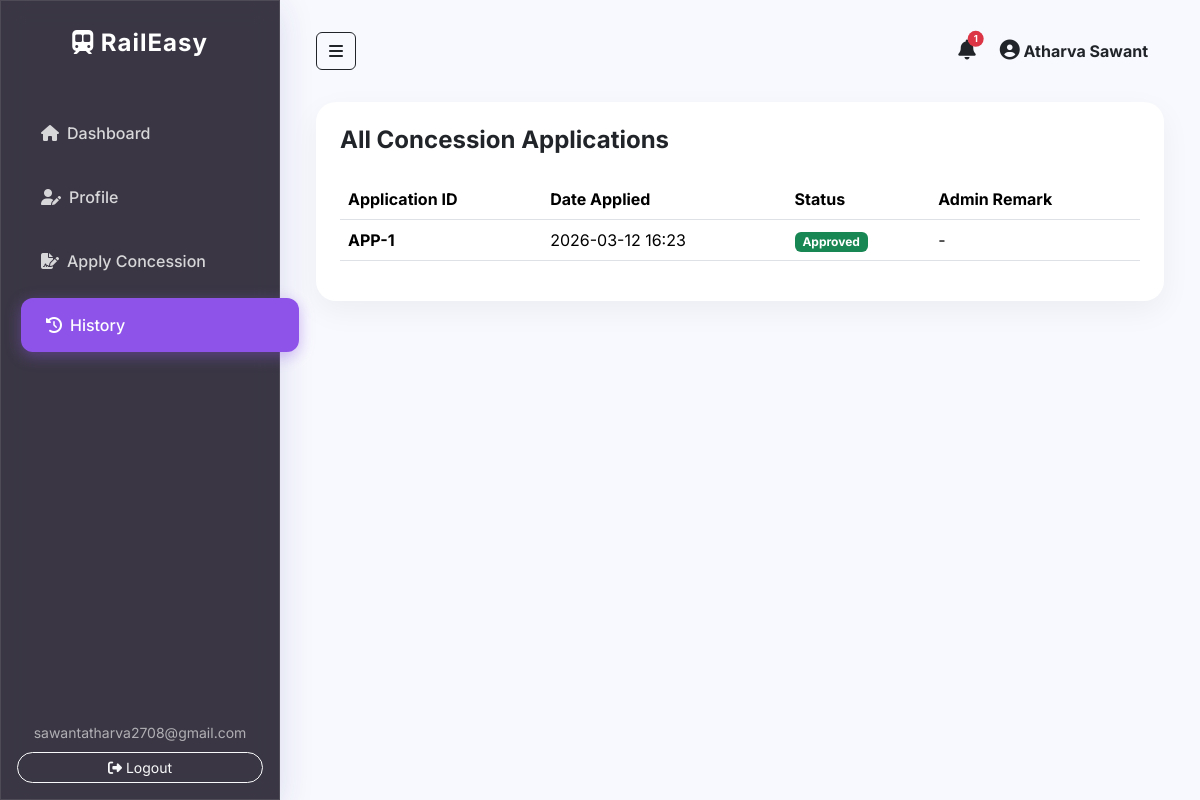
The page /student/history (signed in) on the database its author committed.
### app/models.py (models this page shows, shortened)
class User(db.Model, UserMixin):
    id = db.Column(db.Integer, primary_key=True)
    email = db.Column(db.String(120), unique=True, nullable=False)
    password = db.Column(db.String(60), nullable=False)
    role = db.Column(db.String(20), nullable=False, default='student') # 'student' or 'admin'
    name = db.Column(db.String(100), nullable=False)
    student_id = db.Column(db.String(50), unique=True, nullable=False)
    course_class = db.Column(db.String(50), nullable=True) # e.g., TE, SE, BE
    year = db.Column(db.String(20), nullable=True)
    branch = db.Column(db.String(50), nullable=True)
    address = db.Column(db.Text, nullable=True)
    nearest_station = db.Column(db.String(100), nullable=True)
    phone_number = db.Column(db.String(20), nullable=True) # NEW
    applications = db.relationship('Application', backref='student', lazy=True)
    passes = db.relationship('Pass', backref='student', lazy=True)
    notifications = db.relationship('Notification', backref='user', lazy=True)

class Application(db.Model):
    id = db.Column(db.Integer, primary_key=True)
    date_applied = db.Column(db.DateTime, nullable=False, default=datetime.utcnow)
    status = db.Column(db.String(20), nullable=False, default='Pending') # Pending, Approved, Rejected
    admin_message = db.Column(db.Text, nullable=True)
    fee_receipt_file = db.Column(db.String(100), nullable=False)
    aadhaar_file = db.Column(db.String(100), nullable=False)
    journey_type = db.Column(db.String(50), nullable=True)
    pass_duration = db.Column(db.String(50), nullable=True)
    user_id = db.Column(db.Integer, db.ForeignKey('user.id'), nullable=False)

### app/student/routes.py (the view)
@student_bp.route("/history")
@login_required
@student_required
def history():
    applications = Application.query.filter_by(user_id=current_user.id).order_by(Application.date_applied.desc()).all()
    return render_template('student/history.html', applications=applications)

### app/student/routes.py (called while the page is built)
def student_required(f):
    @wraps(f)
    def decorated_function(*args, **kwargs):
        if current_user.role != 'student':
            flash('Access denied. This area is for students only.', 'danger')
            return redirect(url_for('main.home'))
        return f(*args, **kwargs)
    return decorated_function

### app/templates/student/history.html (shortened to what this page needs)
{% extends "base.html" %}
{% block content %}
<div class="card glass-card p-4">
    <h4 class="fw-bold mb-4">All Concession Applications</h4>
    <div class="table-responsive">
        <table class="table table-hover">
            <thead>
                <tr>
                    <th>Application ID</th>
                    <th>Date Applied</th>
                    <th>Status</th>
                    <th>Admin Remark</th>
                </tr>
            </thead>
            <tbody>
                {% for app in applications %}
                <tr>
                    <td class="fw-bold">APP-{{ app.id }}</td>
                    <td>{{ app.date_applied.strftime('%Y-%m-%d %H:%M') }}</td>
                    <td>
                        {% if app.status == 'Pending' %}
                        <span class="badge bg-warning text-dark">Pending</span>
                        {% elif app.status == 'Approved' %}
                        <span class="badge bg-success">Approved</span>
                        {% else %}
                        <span class="badge bg-danger">Rejected</span>
                        {% endif %}
                    </td>
                    <td>{{ app.admin_message or '-' }}</td>
                </tr>
                {% else %}
                <tr>
                    <td colspan="4" class="text-center text-muted py-4">You have no application history.</td>
                </tr>
                {% endfor %}
            </tbody>
        </table>
    </div>
</div>
{% endblock %}

### app/templates/base.html (shortened to what this page needs)
<!DOCTYPE html>
<html lang="en">
<head>
    <link href="https://cdn.jsdelivr.net/npm/bootstrap@5.3.2/dist/css/bootstrap.min.css" rel="stylesheet">
    <link rel="stylesheet" href="https://cdnjs.cloudflare.com/ajax/libs/font-awesome/6.4.2/css/all.min.css">
    <link rel="stylesheet" href="{{ url_for('static', filename='css/style.css') }}">
</head>
<body class="{% if current_user.is_authenticated %}dashboard-body{% else %}auth-body{% endif %}">
    <div class="d-flex" id="wrapper">
        {% if current_user.is_authenticated %}
        <div class="sidebar glass-panel" id="sidebar-wrapper">
            <div class="sidebar-heading text-center py-4 text-white custom-logo">
                <i class="fa-solid fa-train-subway"></i> RailEasy
            </div>
            <div class="list-group list-group-flush my-3">
                {% if current_user.role == 'student' %}
                <a href="{{ url_for('student.dashboard') }}"
                    class="list-group-item list-group-item-action bg-transparent text-white {% if request.endpoint == 'student.dashboard' %}active{% endif %}">
                    <i class="fas fa-home me-2"></i>Dashboard
                </a>
                <a href="{{ url_for('student.profile') }}"
                    class="list-group-item list-group-item-action bg-transparent text-white {% if request.endpoint == 'student.profile' %}active{% endif %}">
                    <i class="fas fa-user-edit me-2"></i>Profile
                </a>
                <a href="{{ url_for('student.apply') }}"
                    class="list-group-item list-group-item-action bg-transparent text-white {% if request.endpoint == 'student.apply' %}active{% endif %}">
                    <i class="fas fa-file-signature me-2"></i>Apply Concession
                </a>
                <a href="{{ url_for('student.history') }}"
                    class="list-group-item list-group-item-action bg-transparent text-white {% if request.endpoint == 'student.history' %}active{% endif %}">
                    <i class="fas fa-history me-2"></i>History
                </a>
                {% elif current_user.role == 'admin' %}
                <a href="{{ url_for('admin.dashboard') }}"
                    class="list-group-item list-group-item-action bg-transparent text-white {% if request.endpoint == 'admin.dashboard' %}active{% endif %}">
                    <i class="fas fa-chart-line me-2"></i>Admin Dashboard
                </a>
                {% endif %}
            </div>
            <div class="sidebar-footer p-3 text-center text-white mt-auto">
                <p class="mb-2 user-email-display"><small>{{ current_user.email }}</small></p>
                <a href="{{ url_for('auth.logout') }}" class="btn btn-outline-light btn-sm w-100 rounded-pill"><i
                        class="fas fa-sign-out-alt"></i> Logout</a>
            </div>
        </div>
        {% endif %}
        <div id="page-content-wrapper" class="w-100 p-4">
            {% if current_user.is_authenticated %}
            <nav class="navbar navbar-expand-lg navbar-dark bg-transparent mb-4">
                <div class="container-fluid">
                    <button class="btn btn-outline-dark" id="menu-toggle"><i class="fas fa-bars"></i></button>
                    <div class="ms-auto d-flex align-items-center">
                        <div class="nav-item dropdown me-4">
                            <a class="nav-link text-dark position-relative" href="#" id="notificationDropdown"
                                role="button" data-bs-toggle="dropdown" aria-expanded="false">
                                <i class="fas fa-bell fs-5"></i>
                                {% set unread_notifs = current_user.notifications|selectattr("is_read", "equalto",
                                false)|list %}
                                {% if unread_notifs %}
                                <span
                                    class="position-absolute top-0 start-100 translate-middle badge rounded-pill bg-danger"
                                    style="font-size: 0.6rem;">
                                    {{ unread_notifs|length }}
                                </span>
                                {% endif %}
                            </a>
                        </div>
                        <div class="text-dark fw-bold pe-3">
                            <i class="fas fa-user-circle fs-5"></i> {{ current_user.name }}
                        </div>
                    </div>
                </div>
            </nav>
            {% endif %}
            <div class="container-fluid">
                {% block content %}{% endblock %}
            </div>
        </div>
    </div>
</body>
</html>

### app/static/css/style.css (style rules this page uses)
:root { --primary-gradient: linear-gradient(135deg, #FF9A9E 0%, #FECFEF 99%, #FECFEF 100%); --pastel-bg: #f8f9fe; --dark-glass: rgba(25, 20, 36, 0.85); --dark-glass-hover: rgba(43, 33, 61, 0.95); --purple-accent: #8e54e9; --purple-glow: rgba(142, 84, 233, 0.4); --text-color: #333; }
body { font-family: 'Inter', sans-serif; overflow-x: hidden; color: var(--text-color); }
.dashboard-body { background: var(--pastel-bg); min-height: 100vh; }
.glass-panel { background: var(--dark-glass); backdrop-filter: blur(12px); -webkit-backdrop-filter: blur(12px); border: 1px solid rgba(255, 255, 255, 0.1); box-shadow: 0 8px 32px 0 rgba(31, 38, 135, 0.15); }
.glass-card { background: #ffffff; border-radius: 20px; border: none; box-shadow: 0 10px 30px rgba(0, 0, 0, 0.05); transition: transform 0.3s ease, box-shadow 0.3s ease; }
#wrapper { display: flex; transition: all 0.3s ease; }
#sidebar-wrapper { min-height: 100vh; width: 280px; display: flex; flex-direction: column; transition: all 0.3s ease; position: fixed; z-index: 1000; }
.custom-logo { font-size: 1.5rem; font-weight: 700; letter-spacing: 1px; }
#sidebar-wrapper .list-group-item { border: none; padding: 15px 25px; font-weight: 500; margin: 5px 15px; border-radius: 12px; transition: all 0.3s ease; color: rgba(255, 255, 255, 0.8) !important; }
#sidebar-wrapper .list-group-item:hover, #sidebar-wrapper .list-group-item.active { background: var(--purple-accent) !important; color: white !important; box-shadow: 0 4px 15px var(--purple-glow); transform: translateX(5px); }
.user-email-display { color: rgba(255, 255, 255, 0.6); }
#page-content-wrapper { margin-left: 280px; width: calc(100% - 280px); transition: all 0.3s ease; }
.table { vertical-align: middle; }

### rows shown on the page
User: email "sawantatharva2708@gmail.com", name "Atharva Sawant"
Application: id "1", date_applied "2026-03-12 16:23", status "Approved", admin_message "-"

### other values the page prints
{{ unread_notifs|length }} "1"
